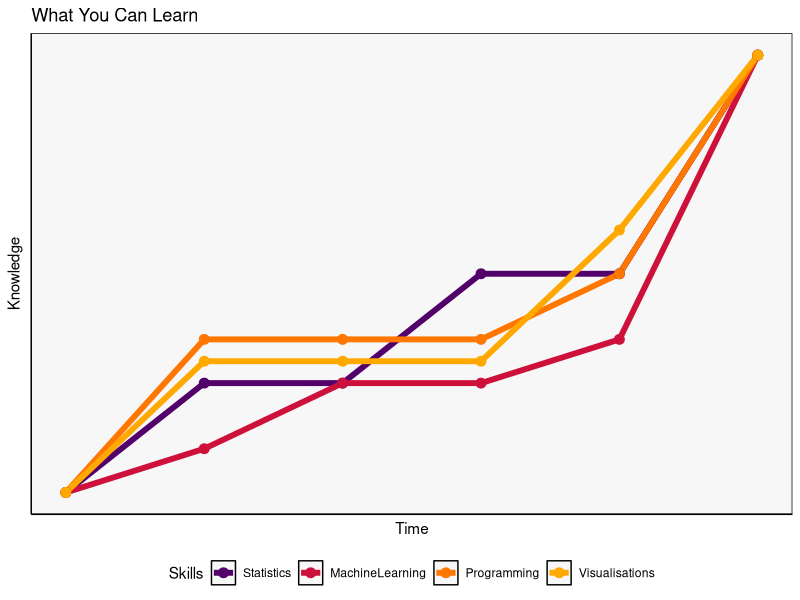
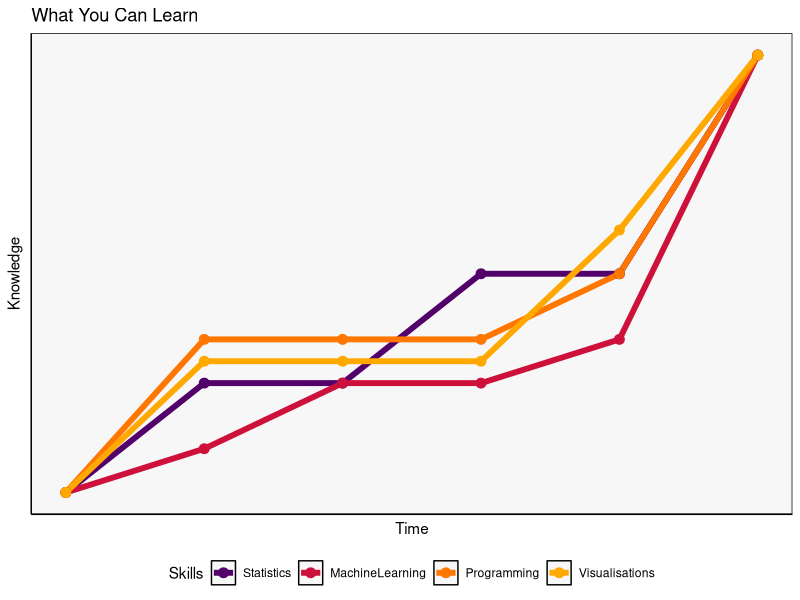

The R source for these figures, in order:
##############################################################################
# Script name: r-script-template.R
# Purpose:
# Author: 
# Date Created: 2021-07-24
# Copyright (c) Phillip Hungerford, 2021
# Email: phillip.hungerford@gmail.com
##############################################################################
# Notes:
# This is to create a plot as a title for my website on github.
# Objective: line graph with beautiful colours.
##############################################################################
options(scipen = 6, digits = 4) 

##############################################################################
# Dependencies: 
library(ggplot2)

##############################################################################
# Create data for plot
df <- data.frame(x = seq(0,5,1),
                 Statistics = c(0,25,25,50,50,100),
                 MachineLearning = c(0,10,25,25,35,100),
                 Programming = c(0,35,35,35,50,100),
                 Visualisations = c(0,30,30,30,60,100)
)

# Tidy data for ggplot
mdf <- reshape2::melt(df, id.var = "x")

# Rename variable to provide more meaning
names(mdf)[names(mdf) == "variable"] <- "Skills"

#=============================================================================
# Plot characteristics
# Colour palette from (https://colorhunt.co/palette/52006acd113bff7600ffa900)
colors <- c("#52006A", "#CD113B", "#FF7600", "#FFA900")
size_line <- 2
size_point <- 3

# Build plot
p <- 
  ggplot(mdf, (aes(x = x, y=value, color = Skills))) + 
  
  geom_line(size=size_line) + 
  geom_point(size=size_point) +
  scale_color_manual(values=colors) + 
  labs(title = "What You Can Learn", y="Knowledge",x = "Time") + 
  
  theme(panel.grid.major = element_blank(), panel.grid.minor = element_blank(),
        panel.background = element_rect(fill = "#f7f7f7", colour = "black"), axis.line = element_line(colour = "black"), legend.position="bottom",
        axis.text.x=element_blank(),
        axis.ticks.x=element_blank(),
        axis.text.y=element_blank(),
        axis.ticks.y=element_blank())

# Preview & save
print(p)
ggsave(filename = 'index-plot.png', dpi = 320, width = 101.6/5, height=57.15/5, units="cm", limitsize = F)
##############################################################################
#################################### END #####################################
##############################################################################